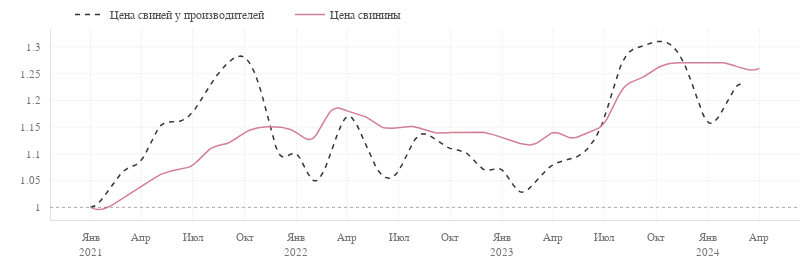

Notebook code cell kept with this figure:
### Code cell
fig = go.Figure(layout=dict(width=800, height=270))


fig.add_trace(
    go.Scatter(
        x=smoothed(normalized_by_first(pig_raw).round(2), datetime_index=True).index,
        y=smoothed(normalized_by_first(pig_raw).round(2),  datetime_index=True).values.ravel(),
        mode='lines', line_color=palette[-5], line_dash='5px', hoverinfo='skip',
        name='Цена свиней у производителей'
    )
)
fig.add_trace(
    go.Scatter(
        x=normalized_by_first(pig_raw).round(2).index,
        y=normalized_by_first(pig_raw).round(2).values.ravel(),
        marker=dict(opacity=0, size=5),
        mode='markers', line_color=palette[-5], showlegend=False,
        name='Цена свиней у производителей'
    )
)
fig.add_trace(
    go.Scatter(
        x=smoothed(normalized_by_first(pig).round(2), datetime_index=True).index,
        y=smoothed(normalized_by_first(pig).round(2),  datetime_index=True).values.ravel(),
        mode='lines', line_color=palette[8], hoverinfo='skip', name='Цена свинины'
    )
)
fig.add_trace(
    go.Scatter(
        x=normalized_by_first(pig).round(2).index,
        y=normalized_by_first(pig).round(2).values.ravel(),
        marker=dict(opacity=0, size=5),
        mode='markers', line_color=palette[8], name='Цена свинины', showlegend=False
    )
)
fig.update_xaxes(
    dtick='M3',
    tickformat="%b<br>%Y",
    labelalias=xtickaliases
)
fig.update_yaxes(
    dtick=0.05
)

pl_hline(1)

fig.show(config=config)
pl_savefig(figure=fig, name='price-pig', path=path_save_img, config=config, fmt='html')

### Figure 1 — Plotly figure (JSON) as saved in the notebook; plotly's stock layout.template omitted (floating-point values rounded to 4 significant figures; data arrays with more than 128 entries replaced by an {"elided": "..."} marker saying what was removed)
{"data": [{"hoverinfo": "skip", "line": {"color": "#353535", "dash": "5px"}, "mode": "lines", "name": "Цена свиней у производителей", "type": "scatter", "x": {"elided": "300 str values"}, "y": {"elided": "300 float values"}}, {"line": {"color": "#353535"}, "marker": {"opacity": 0, "size": 5}, "mode": "markers", "name": "Цена свиней у производителей", "showlegend": false, "type": "scatter", "x": ["2021-01-01T00:00:00", "2021-02-01T00:00:00", "2021-03-01T00:00:00", "2021-04-01T00:00:00", "2021-05-01T00:00:00", "2021-06-01T00:00:00", "2021-07-01T00:00:00", "2021-08-01T00:00:00", "2021-09-01T00:00:00", "2021-10-01T00:00:00", "2021-11-01T00:00:00", "2021-12-01T00:00:00", "2022-01-01T00:00:00", "2022-02-01T00:00:00", "2022-03-01T00:00:00", "2022-04-01T00:00:00", "2022-05-01T00:00:00", "2022-06-01T00:00:00", "2022-07-01T00:00:00", "2022-08-01T00:00:00", "2022-09-01T00:00:00", "2022-10-01T00:00:00", "2022-11-01T00:00:00", "2022-12-01T00:00:00", "2023-01-01T00:00:00", "2023-02-01T00:00:00", "2023-03-01T00:00:00", "2023-04-01T00:00:00", "2023-05-01T00:00:00", "2023-06-01T00:00:00", "2023-07-01T00:00:00", "2023-08-01T00:00:00", "2023-09-01T00:00:00", "2023-10-01T00:00:00", "2023-11-01T00:00:00", "2023-12-01T00:00:00", "2024-01-01T00:00:00", "2024-02-01T00:00:00", "2024-03-01T00:00:00"], "y": [1, 1.03, 1.07, 1.09, 1.15, 1.16, 1.18, 1.23, 1.27, 1.28, 1.21, 1.1, 1.1, 1.05, 1.1, 1.17, 1.12, 1.06, 1.07, 1.13, 1.13, 1.11, 1.1, 1.07, 1.07, 1.03, 1.05, 1.08, 1.09, 1.11, 1.17, 1.27, 1.3, 1.31, 1.3, 1.24, 1.16, 1.19, 1.23]}, {"hoverinfo": "skip", "line": {"color": "#D27E96"}, "mode": "lines", "name": "Цена свинины", "type": "scatter", "x": {"elided": "300 str values"}, "y": {"elided": "300 float values"}}, {"line": {"color": "#D27E96"}, "marker": {"opacity": 0, "size": 5}, "mode": "markers", "name": "Цена свинины", "showlegend": false, "type": "scatter", "x": ["2021-01-01T00:00:00", "2021-02-01T00:00:00", "2021-03-01T00:00:00", "2021-04-01T00:00:00", "2021-05-01T00:00:00", "2021-06-01T00:00:00", "2021-07-01T00:00:00", "2021-08-01T00:00:00", "2021-09-01T00:00:00", "2021-10-01T00:00:00", "2021-11-01T00:00:00", "2021-12-01T00:00:00", "2022-01-01T00:00:00", "2022-02-01T00:00:00", "2022-03-01T00:00:00", "2022-04-01T00:00:00", "2022-05-01T00:00:00", "2022-06-01T00:00:00", "2022-07-01T00:00:00", "2022-08-01T00:00:00", "2022-09-01T00:00:00", "2022-10-01T00:00:00", "2022-11-01T00:00:00", "2022-12-01T00:00:00", "2023-01-01T00:00:00", "2023-02-01T00:00:00", "2023-03-01T00:00:00", "2023-04-01T00:00:00", "2023-05-01T00:00:00", "2023-06-01T00:00:00", "2023-07-01T00:00:00", "2023-08-01T00:00:00", "2023-09-01T00:00:00", "2023-10-01T00:00:00", "2023-11-01T00:00:00", "2023-12-01T00:00:00", "2024-01-01T00:00:00", "2024-02-01T00:00:00", "2024-03-01T00:00:00", "2024-04-01T00:00:00"], "y": [1, 1, 1.02, 1.04, 1.06, 1.07, 1.08, 1.11, 1.12, 1.14, 1.15, 1.15, 1.14, 1.13, 1.18, 1.18, 1.17, 1.15, 1.15, 1.15, 1.14, 1.14, 1.14, 1.14, 1.13, 1.12, 1.12, 1.14, 1.13, 1.14, 1.16, 1.22, 1.24, 1.26, 1.27, 1.27, 1.27, 1.27, 1.26, 1.26]}], "layout": {"height": 270, "shapes": [{"line": {"color": "black", "dash": "3px", "width": 1}, "opacity": 0.3, "type": "line", "x0": 0, "x1": 1, "xref": "x domain", "y0": 1, "y1": 1, "yref": "y"}], "width": 800, "xaxis": {"autorange": true, "dtick": "M3", "labelalias": {"Apr<br>2021": "Апр", "Apr<br>2022": "Апр", "Apr<br>2023": "Апр", "Apr<br>2024": "Апр", "Aug<br>2021": "Авг", "Aug<br>2022": "Авг", "Aug<br>2023": "Авг", "Aug<br>2024": "Авг", "Dec<br>2021": "Дек", "Dec<br>2022": "Дек", "Dec<br>2023": "Дек", "Dec<br>2024": "Дек", "Feb<br>2021": "Фев", "Feb<br>2022": "Фев", "Feb<br>2023": "Фев", "Feb<br>2024": "Фев", "Jan<br>2021": "Янв<br>2021", "Jan<br>2022": "Янв<br>2022", "Jan<br>2023": "Янв<br>2023", "Jan<br>2024": "Янв<br>2024", "Jul<br>2021": "Июл", "Jul<br>2022": "Июл", "Jul<br>2023": "Июл", "Jul<br>2024": "Июл", "Jun<br>2021": "Июн", "Jun<br>2022": "Июн", "Jun<br>2023": "Июн", "Jun<br>2024": "Июн", "Mar<br>2021": "Мар", "Mar<br>2022": "Мар", "Mar<br>2023": "Мар", "Mar<br>2024": "Мар", "May<br>2021": "Май", "May<br>2022": "Май", "May<br>2023": "Май", "May<br>2024": "Май", "Nov<br>2021": "Ноя", "Nov<br>2022": "Ноя", "Nov<br>2023": "Ноя", "Nov<br>2024": "Ноя", "Oct<br>2021": "Окт", "Oct<br>2022": "Окт", "Oct<br>2023": "Окт", "Oct<br>2024": "Окт", "Sep<br>2021": "Сен", "Sep<br>2022": "Сен", "Sep<br>2023": "Сен", "Sep<br>2024": "Сен"}, "range": ["2020-10-20 22:52:42.6168", "2024-06-12 01:07:17.3832"], "tickformat": "%b<br>%Y", "type": "date"}, "yaxis": {"autorange": true, "dtick": 0.05, "range": [0.9763, 1.334], "type": "linear"}}}
